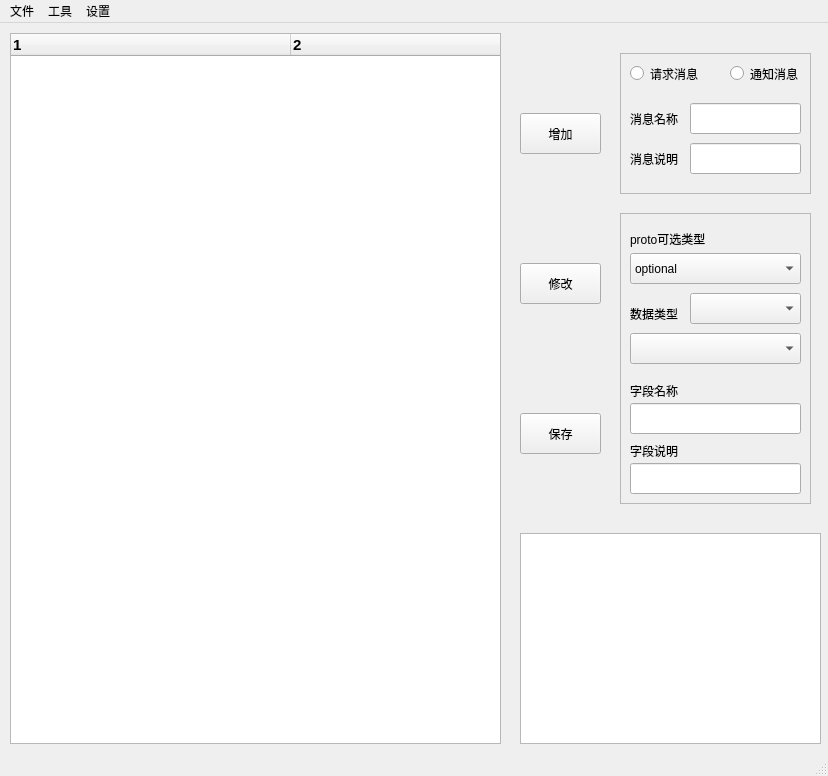
<?xml version="1.0" encoding="UTF-8"?>
<ui version="4.0">
 <class>MainWindow</class>
 <widget class="QMainWindow" name="MainWindow">
  <property name="windowModality">
   <enum>Qt::NonModal</enum>
  </property>
  <property name="geometry">
   <rect>
    <x>0</x>
    <y>0</y>
    <width>828</width>
    <height>776</height>
   </rect>
  </property>
  <property name="windowTitle">
   <string>协议工具</string>
  </property>
  <property name="autoFillBackground">
   <bool>true</bool>
  </property>
  <property name="styleSheet">
   <string notr="true"/>
  </property>
  <widget class="QWidget" name="centralwidget">
   <widget class="QTreeWidget" name="WidMsgTree">
    <property name="geometry">
     <rect>
      <x>10</x>
      <y>10</y>
      <width>491</width>
      <height>711</height>
     </rect>
    </property>
    <property name="font">
     <font>
      <family>Arial</family>
      <pointsize>11</pointsize>
      <weight>75</weight>
      <bold>true</bold>
     </font>
    </property>
    <property name="verticalScrollBarPolicy">
     <enum>Qt::ScrollBarAsNeeded</enum>
    </property>
    <property name="horizontalScrollBarPolicy">
     <enum>Qt::ScrollBarAlwaysOff</enum>
    </property>
    <property name="autoScroll">
     <bool>false</bool>
    </property>
    <property name="autoExpandDelay">
     <number>-1</number>
    </property>
    <property name="indentation">
     <number>10</number>
    </property>
    <property name="sortingEnabled">
     <bool>false</bool>
    </property>
    <property name="columnCount">
     <number>4</number>
    </property>
    <attribute name="headerDefaultSectionSize">
     <number>280</number>
    </attribute>
    <column>
     <property name="text">
      <string notr="true">1</string>
     </property>
    </column>
    <column>
     <property name="text">
      <string notr="true">2</string>
     </property>
    </column>
    <column>
     <property name="text">
      <string notr="true">3</string>
     </property>
    </column>
    <column>
     <property name="text">
      <string notr="true">4</string>
     </property>
    </column>
   </widget>
   <widget class="QFrame" name="FrameMsg">
    <property name="geometry">
     <rect>
      <x>620</x>
      <y>30</y>
      <width>191</width>
      <height>141</height>
     </rect>
    </property>
    <property name="autoFillBackground">
     <bool>true</bool>
    </property>
    <property name="styleSheet">
     <string notr="true"/>
    </property>
    <property name="frameShape">
     <enum>QFrame::StyledPanel</enum>
    </property>
    <property name="frameShadow">
     <enum>QFrame::Sunken</enum>
    </property>
    <property name="lineWidth">
     <number>2</number>
    </property>
    <property name="midLineWidth">
     <number>2</number>
    </property>
    <widget class="QRadioButton" name="BtnReq">
     <property name="geometry">
      <rect>
       <x>10</x>
       <y>0</y>
       <width>81</width>
       <height>41</height>
      </rect>
     </property>
     <property name="text">
      <string>请求消息</string>
     </property>
    </widget>
    <widget class="QRadioButton" name="BtnNotify">
     <property name="geometry">
      <rect>
       <x>110</x>
       <y>10</y>
       <width>89</width>
       <height>21</height>
      </rect>
     </property>
     <property name="text">
      <string>通知消息</string>
     </property>
    </widget>
    <widget class="QLabel" name="label_5">
     <property name="geometry">
      <rect>
       <x>10</x>
       <y>50</y>
       <width>81</width>
       <height>31</height>
      </rect>
     </property>
     <property name="text">
      <string>消息名称</string>
     </property>
    </widget>
    <widget class="QLabel" name="label_10">
     <property name="geometry">
      <rect>
       <x>10</x>
       <y>90</y>
       <width>61</width>
       <height>31</height>
      </rect>
     </property>
     <property name="text">
      <string>消息说明</string>
     </property>
    </widget>
    <widget class="QLineEdit" name="LetMsgCmt">
     <property name="geometry">
      <rect>
       <x>70</x>
       <y>90</y>
       <width>111</width>
       <height>31</height>
      </rect>
     </property>
    </widget>
    <widget class="QLineEdit" name="LetMsgName">
     <property name="geometry">
      <rect>
       <x>70</x>
       <y>50</y>
       <width>111</width>
       <height>31</height>
      </rect>
     </property>
    </widget>
   </widget>
   <widget class="QPushButton" name="BtnUpdate">
    <property name="geometry">
     <rect>
      <x>520</x>
      <y>240</y>
      <width>81</width>
      <height>41</height>
     </rect>
    </property>
    <property name="text">
     <string>修改</string>
    </property>
   </widget>
   <widget class="QPushButton" name="BtnSave">
    <property name="geometry">
     <rect>
      <x>520</x>
      <y>390</y>
      <width>81</width>
      <height>41</height>
     </rect>
    </property>
    <property name="text">
     <string>保存</string>
    </property>
   </widget>
   <widget class="QTableView" name="BbvInfo">
    <property name="geometry">
     <rect>
      <x>520</x>
      <y>510</y>
      <width>301</width>
      <height>211</height>
     </rect>
    </property>
   </widget>
   <widget class="QFrame" name="FrameField">
    <property name="geometry">
     <rect>
      <x>620</x>
      <y>190</y>
      <width>191</width>
      <height>291</height>
     </rect>
    </property>
    <property name="autoFillBackground">
     <bool>true</bool>
    </property>
    <property name="styleSheet">
     <string notr="true"/>
    </property>
    <property name="frameShape">
     <enum>QFrame::StyledPanel</enum>
    </property>
    <property name="frameShadow">
     <enum>QFrame::Sunken</enum>
    </property>
    <property name="lineWidth">
     <number>2</number>
    </property>
    <property name="midLineWidth">
     <number>2</number>
    </property>
    <widget class="QComboBox" name="CbxValueType">
     <property name="geometry">
      <rect>
       <x>10</x>
       <y>120</y>
       <width>171</width>
       <height>31</height>
      </rect>
     </property>
    </widget>
    <widget class="QLabel" name="label">
     <property name="geometry">
      <rect>
       <x>10</x>
       <y>10</y>
       <width>91</width>
       <height>31</height>
      </rect>
     </property>
     <property name="text">
      <string>proto可选类型</string>
     </property>
    </widget>
    <widget class="QLabel" name="label_3">
     <property name="geometry">
      <rect>
       <x>10</x>
       <y>170</y>
       <width>81</width>
       <height>16</height>
      </rect>
     </property>
     <property name="text">
      <string>字段名称</string>
     </property>
    </widget>
    <widget class="QLabel" name="label_2">
     <property name="geometry">
      <rect>
       <x>10</x>
       <y>90</y>
       <width>51</width>
       <height>21</height>
      </rect>
     </property>
     <property name="text">
      <string>数据类型</string>
     </property>
    </widget>
    <widget class="QLineEdit" name="LetFieldName">
     <property name="geometry">
      <rect>
       <x>10</x>
       <y>190</y>
       <width>171</width>
       <height>31</height>
      </rect>
     </property>
    </widget>
    <widget class="QComboBox" name="CbxProtoType">
     <property name="geometry">
      <rect>
       <x>10</x>
       <y>40</y>
       <width>171</width>
       <height>31</height>
      </rect>
     </property>
     <item>
      <property name="text">
       <string>optional</string>
      </property>
     </item>
     <item>
      <property name="text">
       <string>required</string>
      </property>
     </item>
     <item>
      <property name="text">
       <string>repeated</string>
      </property>
     </item>
    </widget>
    <widget class="QLineEdit" name="LetFieldCmt">
     <property name="geometry">
      <rect>
       <x>10</x>
       <y>250</y>
       <width>171</width>
       <height>31</height>
      </rect>
     </property>
    </widget>
    <widget class="QLabel" name="label_4">
     <property name="geometry">
      <rect>
       <x>10</x>
       <y>230</y>
       <width>81</width>
       <height>16</height>
      </rect>
     </property>
     <property name="text">
      <string>字段说明</string>
     </property>
    </widget>
    <widget class="QComboBox" name="CbxValueMod">
     <property name="geometry">
      <rect>
       <x>70</x>
       <y>80</y>
       <width>111</width>
       <height>31</height>
      </rect>
     </property>
    </widget>
   </widget>
   <widget class="QPushButton" name="BtnAdd">
    <property name="geometry">
     <rect>
      <x>520</x>
      <y>90</y>
      <width>81</width>
      <height>41</height>
     </rect>
    </property>
    <property name="text">
     <string>增加</string>
    </property>
   </widget>
  </widget>
  <widget class="QMenuBar" name="menubar">
   <property name="geometry">
    <rect>
     <x>0</x>
     <y>0</y>
     <width>828</width>
     <height>23</height>
    </rect>
   </property>
   <widget class="QMenu" name="menuFile">
    <property name="title">
     <string>文件</string>
    </property>
    <addaction name="menuOpen"/>
    <addaction name="separator"/>
    <addaction name="menuSave"/>
    <addaction name="menuClose"/>
   </widget>
   <widget class="QMenu" name="menuTool">
    <property name="title">
     <string>工具</string>
    </property>
    <addaction name="menuProto"/>
    <addaction name="separator"/>
    <addaction name="menuTable"/>
    <addaction name="separator"/>
    <addaction name="menuServer"/>
    <addaction name="menuClient"/>
   </widget>
   <widget class="QMenu" name="menuSet">
    <property name="title">
     <string>设置</string>
    </property>
    <addaction name="menuSetting"/>
   </widget>
   <addaction name="menuFile"/>
   <addaction name="menuTool"/>
   <addaction name="menuSet"/>
  </widget>
  <widget class="QStatusBar" name="statusbar"/>
  <action name="actionopen">
   <property name="text">
    <string>open</string>
   </property>
  </action>
  <action name="menuOpen">
   <property name="text">
    <string>打开</string>
   </property>
  </action>
  <action name="menuRecentOen">
   <property name="text">
    <string>最近打开</string>
   </property>
   <property name="shortcut">
    <string>Ctrl+Shift+O</string>
   </property>
  </action>
  <action name="menuSave">
   <property name="text">
    <string>保存</string>
   </property>
  </action>
  <action name="menuClose">
   <property name="text">
    <string>关闭</string>
   </property>
  </action>
  <action name="menuSaveAs">
   <property name="text">
    <string>另存为...</string>
   </property>
   <property name="shortcut">
    <string>Ctrl+Shift+S</string>
   </property>
  </action>
  <action name="menuTableServer">
   <property name="text">
    <string>服务器</string>
   </property>
   <property name="shortcut">
    <string>Ctrl+Shift+P</string>
   </property>
  </action>
  <action name="menuTableClient">
   <property name="text">
    <string>客户端</string>
   </property>
   <property name="shortcut">
    <string>Ctrl+Shift+D</string>
   </property>
  </action>
  <action name="menuTable">
   <property name="text">
    <string>导出数据表</string>
   </property>
  </action>
  <action name="menuSetting">
   <property name="text">
    <string>设置选项</string>
   </property>
  </action>
  <action name="menuServer">
   <property name="text">
    <string>导出服务器</string>
   </property>
  </action>
  <action name="menuProto">
   <property name="text">
    <string>导出协议(proto)</string>
   </property>
  </action>
  <action name="menuClient">
   <property name="text">
    <string>导出客户端</string>
   </property>
  </action>
 </widget>
 <resources/>
 <connections/>
</ui>
